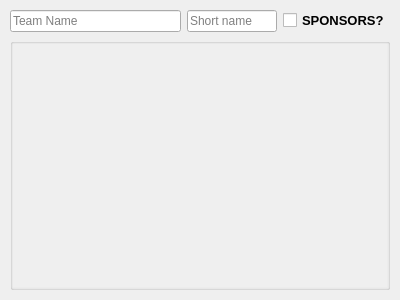
<?xml version="1.0" encoding="UTF-8"?>
<ui version="4.0">
 <class>Form</class>
 <widget class="QWidget" name="Form">
  <property name="geometry">
   <rect>
    <x>0</x>
    <y>0</y>
    <width>400</width>
    <height>300</height>
   </rect>
  </property>
  <property name="sizePolicy">
   <sizepolicy hsizetype="Preferred" vsizetype="Expanding">
    <horstretch>0</horstretch>
    <verstretch>0</verstretch>
   </sizepolicy>
  </property>
  <property name="minimumSize">
   <size>
    <width>1</width>
    <height>0</height>
   </size>
  </property>
  <property name="windowTitle">
   <string>Form</string>
  </property>
  <property name="locale">
   <locale language="English" country="UnitedStates"/>
  </property>
  <layout class="QVBoxLayout" name="verticalLayout">
   <property name="sizeConstraint">
    <enum>QLayout::SetMaximumSize</enum>
   </property>
   <property name="leftMargin">
    <number>10</number>
   </property>
   <property name="topMargin">
    <number>10</number>
   </property>
   <property name="rightMargin">
    <number>10</number>
   </property>
   <property name="bottomMargin">
    <number>10</number>
   </property>
   <item>
    <layout class="QHBoxLayout" name="team_header">
     <item>
      <layout class="QVBoxLayout" name="verticalLayout_3">
       <item>
        <widget class="QLineEdit" name="teamName">
         <property name="minimumSize">
          <size>
           <width>1</width>
           <height>0</height>
          </size>
         </property>
         <property name="placeholderText">
          <string>Team Name</string>
         </property>
        </widget>
       </item>
      </layout>
     </item>
     <item>
      <widget class="QLineEdit" name="teamShortName">
       <property name="maximumSize">
        <size>
         <width>90</width>
         <height>16777215</height>
        </size>
       </property>
       <property name="toolTip">
        <string>A short name for the layouts with little room, like USCU. Empty, they make one from the team name</string>
       </property>
       <property name="placeholderText">
        <string>Short name</string>
       </property>
      </widget>
     </item>
     <item>
      <widget class="QCheckBox" name="separateSponsors">
       <property name="sizePolicy">
        <sizepolicy hsizetype="Maximum" vsizetype="Fixed">
         <horstretch>0</horstretch>
         <verstretch>0</verstretch>
        </sizepolicy>
       </property>
       <property name="minimumSize">
        <size>
         <width>1</width>
         <height>0</height>
        </size>
       </property>
       <property name="font">
        <font>
         <pointsize>10</pointsize>
         <bold>true</bold>
        </font>
       </property>
       <property name="text">
        <string>SPONSORS?</string>
       </property>
       <property name="iconSize">
        <size>
         <width>32</width>
         <height>16</height>
        </size>
       </property>
      </widget>
     </item>
    </layout>
   </item>
   <item>
    <widget class="QGroupBox" name="groupBox">
     <property name="sizePolicy">
      <sizepolicy hsizetype="MinimumExpanding" vsizetype="MinimumExpanding">
       <horstretch>0</horstretch>
       <verstretch>0</verstretch>
      </sizepolicy>
     </property>
     <property name="font">
      <font>
       <pointsize>10</pointsize>
       <bold>true</bold>
      </font>
     </property>
     <property name="locale">
      <locale language="English" country="UnitedStates"/>
     </property>
     <property name="title">
      <string/>
     </property>
     <property name="alignment">
      <set>Qt::AlignCenter</set>
     </property>
     <property name="flat">
      <bool>true</bool>
     </property>
     <layout class="QVBoxLayout" name="verticalLayout_2">
      <property name="spacing">
       <number>0</number>
      </property>
      <property name="leftMargin">
       <number>0</number>
      </property>
      <property name="topMargin">
       <number>0</number>
      </property>
      <property name="rightMargin">
       <number>0</number>
      </property>
      <property name="bottomMargin">
       <number>0</number>
      </property>
      <item>
       <widget class="QScrollArea" name="scrollArea">
        <property name="minimumSize">
         <size>
          <width>1</width>
          <height>0</height>
         </size>
        </property>
        <property name="frameShape">
         <enum>QFrame::NoFrame</enum>
        </property>
        <property name="frameShadow">
         <enum>QFrame::Plain</enum>
        </property>
        <property name="lineWidth">
         <number>0</number>
        </property>
        <property name="widgetResizable">
         <bool>true</bool>
        </property>
        <widget class="QWidget" name="scrollAreaWidgetContents">
         <property name="geometry">
          <rect>
           <x>0</x>
           <y>0</y>
           <width>374</width>
           <height>237</height>
          </rect>
         </property>
         <layout class="QVBoxLayout" name="verticalLayout_5">
          <property name="spacing">
           <number>6</number>
          </property>
          <property name="leftMargin">
           <number>6</number>
          </property>
          <property name="topMargin">
           <number>6</number>
          </property>
          <property name="rightMargin">
           <number>6</number>
          </property>
          <property name="bottomMargin">
           <number>6</number>
          </property>
         </layout>
        </widget>
       </widget>
      </item>
     </layout>
    </widget>
   </item>
  </layout>
 </widget>
 <resources/>
 <connections/>
</ui>
